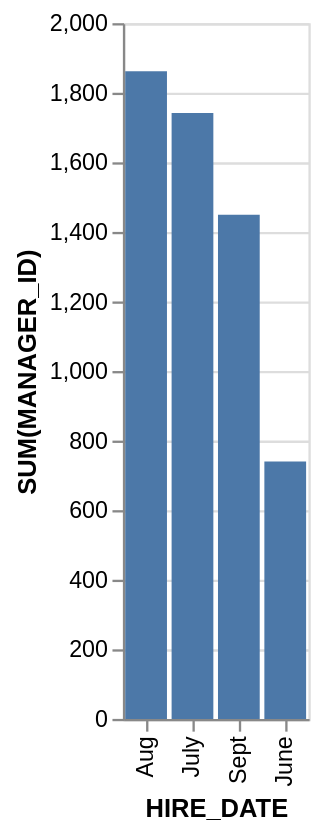

Here is the Vega-Lite specification saved for this chart:
### Vega-Lite specification from a JSON file in a GitHub repository (floating-point values rounded to 4 significant figures)
{"data": {"values": [{"x_data": "Aug", "y_data": 1862}, {"x_data": "July", "y_data": 1742}, {"x_data": "Sept", "y_data": 1449}, {"x_data": "June", "y_data": 740}]}, "mark": "bar", "encoding": {"x": {"field": "x_data", "type": "nominal", "title": "HIRE_DATE", "sort": {"op": "sum", "field": "y_data", "order": "descending"}}, "y": {"field": "y_data", "type": "quantitative", "title": "SUM(MANAGER_ID)"}}}
